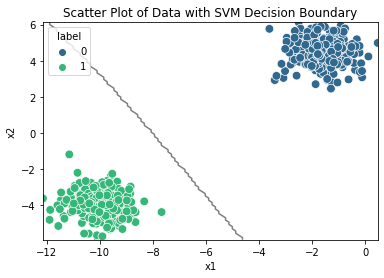

Reproduce this figure in Python.
import numpy as np
import pandas as pd
import matplotlib.pyplot as plt
import seaborn as sns
from sklearn.svm import SVC
from sklearn.model_selection import train_test_split
from sklearn.metrics import accuracy_score, confusion_matrix

# Load the data from the CSV file
c = pd.read_csv("C:\\Users\\rutvi\\OneDrive\\Desktop\\Masters\\Semester 3\\Data science survival skills\\Exercise\\Assignment 7\\classification.csv")

# Print the column names of the DataFrame
print("Column Names:", c.columns)

# Print information about the DataFrame
print(c.info())

# Assuming 'x1', 'x2', and 'label' are the correct column names
X = c[['x1', 'x2']]
y = c['label']

# Split the data into training and testing sets
X_train, X_test, y_train, y_test = train_test_split(X, y, test_size=0.2, random_state=42)

# Create and train an SVM classifier with a polynomial kernel
# You can adjust the degree parameter to control the polynomial degree
classifier = SVC(kernel='poly', degree=3)  # 'poly' for polynomial kernel
classifier.fit(X_train, y_train)

# Make predictions on the test set
y_pred = classifier.predict(X_test)

# Evaluate the model
accuracy = accuracy_score(y_test, y_pred)
conf_matrix = confusion_matrix(y_test, y_pred)

# Print evaluation metrics
print(f'Accuracy: {accuracy}')
print('Confusion Matrix:')
print(conf_matrix)

# Scatter plot of the data points
sns.scatterplot(x='x1', y='x2', hue='label', data=c, palette='viridis', marker='o', s=75)
plt.title('Scatter Plot of Data with SVM Decision Boundary')
plt.xlabel('x1')
plt.ylabel('x2')

# Create a meshgrid to plot the decision boundary
xx, yy = np.meshgrid(np.linspace(c['x1'].min(), c['x1'].max(), 100),
                     np.linspace(c['x2'].min(), c['x2'].max(), 100))

# Predict labels for each point in the meshgrid
Z = classifier.predict(np.c_[xx.ravel(), yy.ravel()])
Z = Z.reshape(xx.shape)

# Plot the decision boundary
plt.contour(xx, yy, Z, colors='k', levels=[-1, 0, 1], alpha=0.5, linestyles=['--', '-', '--'])

plt.show()
